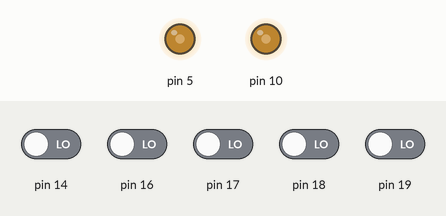
The sketch below on a simulated Arduino Uno, built with avr-gcc and run on an emulated ATmega328P. Parts: output pins drawn as LEDs (lit = HIGH). Inputs (shaded band) come from the test bench; at power-on: pin 14, pin 16–19 LOW.

Above: at 1.2 s.
1.3 s: pin 14 driven HIGH
At 2.4 s:
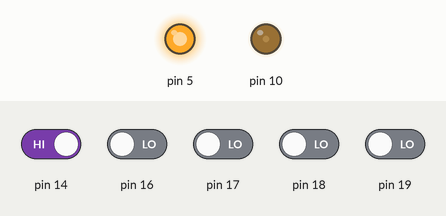
2.8 s: pin 16 driven HIGH
At 3.5 s:
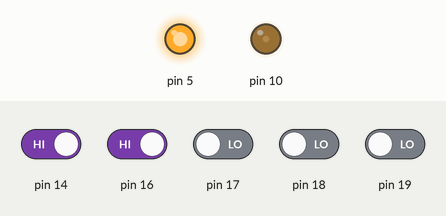
4.3 s: pin 19 driven HIGH
At 4.6 s:
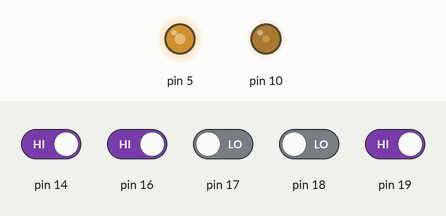
5.8 s: pin 14 driven LOW
At 7.0 s:
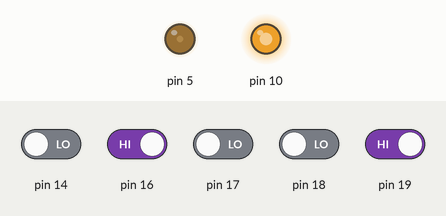
7.3 s: pin 18 driven HIGH
At 8.1 s:
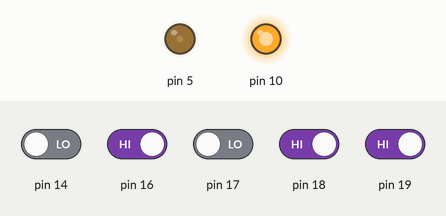
8.8 s: pin 19 driven LOW
At 9.3 s:
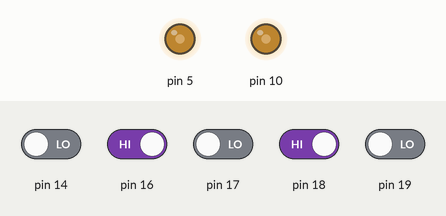
Timing chart, 0 to 11.3 s (numbered marks = the images above; inputs shaded):
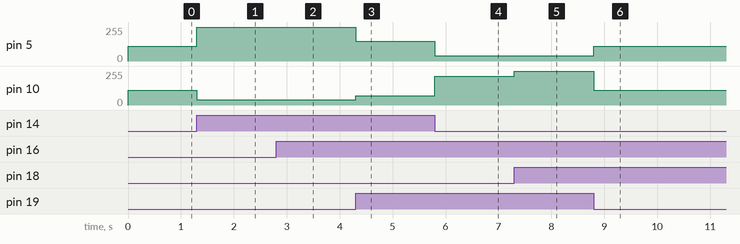

Measured:
- after the input at 1.3 s, pin 5: 110/255 → 254/255 at once; pin 10: 110/255 → 40/255 at once
- after the input at 2.8 s, pin 5: 254/255 → 255/255 at once
- after the input at 4.3 s, pin 5: 255/255 → 150/255 at once; pin 10: 40/255 → 70/255 at once
- after the input at 5.8 s, pin 5: 150/255 → 40/255 at once; pin 10: 70/255 → 214/255 at once
- after the input at 7.3 s, pin 10: 214/255 → 254/255 at once
- after the input at 8.8 s, pin 5: 40/255 → 110/255 at once; pin 10: 254/255 → 110/255 at once

The sketch:

BotP.pde
```cpp
int avg=110;
int left=0,right=0;
int kon=8;
int weights[5]={-18,-5,0,5,18};
int error=0;
int sensorVal[5];

void setup()
{
  pinMode(14,INPUT);
  for(int i=0;i<4;i++)
  pinMode(i+16,INPUT);

  analogWrite(5,0);
  analogWrite(10,0);

}

void sense()
{
  // read all senser values (digital) and store them in an array

  sensorVal[0]=digitalRead(14);

  for(int i=0;i<4;i++)
  sensorVal[i+1]=digitalRead(16+i);

}

void proportional()
{
  // error value proportional to sensor value and weights is calculated

  error =0;

  for(int i=0;i<5;i++)
  error+=sensorVal[i]*weights[i];

}


void motor()
{
  // calculate motor speeds (left and right) from the error value
  left = avg-(error*kon);
  right=avg+(error*kon);

  if(left>255)
  left=255;

  else if(left<40)
    left = 40;

    if(right>255)
    right=255;

    else if(right<40)
    right=40;

    analogWrite(5,left);
    analogWrite(10,right);
}

void loop()
{
  sense();
  proportional();
  motor();
}
```
